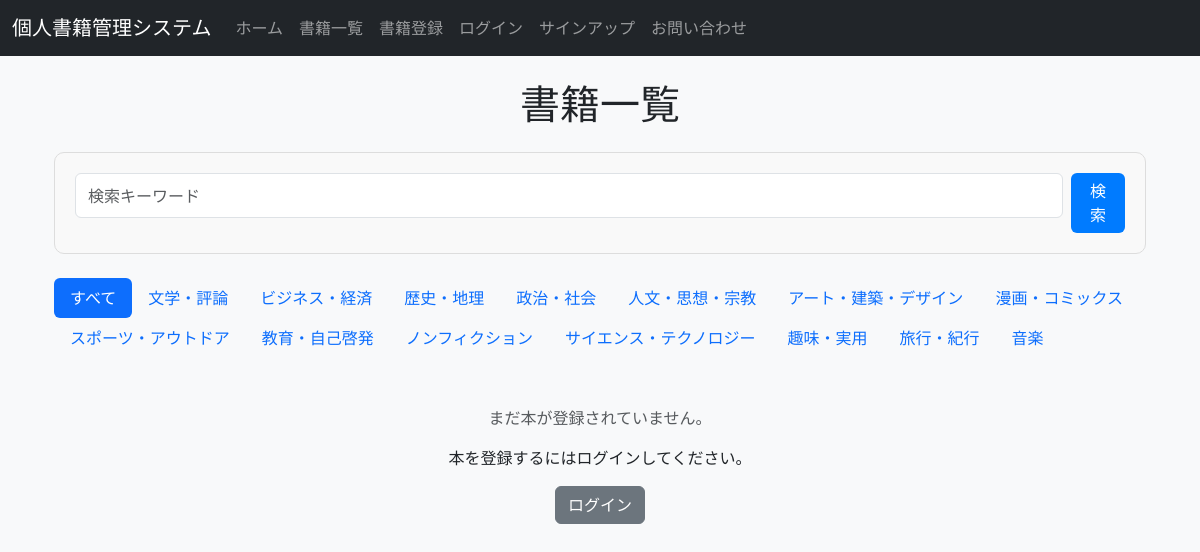
The page /books/ on the database its author committed.
### books/models.py (models this page shows, shortened)
class Category(models.Model):
    name = models.CharField(max_length=100, unique=True, verbose_name='カテゴリ')

### books/views.py (the view, shortened to what this page needs)
# urls.py: path('', views.book_list, name='book_list'),
def book_list(request):
    query = request.GET.get('q')
    category_id = request.GET.get('category')
    books = Book.objects.filter(user=request.user) if request.user.is_authenticated else Book.objects.none()
    if request.user.is_authenticated:
        books = Book.objects.filter(user=request.user)
    else:
        books = Book.objects.none()
    if category_id:
        books = books.filter(category_id=category_id)
    categories = Category.objects.all()
    return render(request, 'books/book_list.html', {
        'books': books,
        'categories': categories,
        'query': query,
    })

### books/templates/books/book_list.html (shortened to what this page needs)
{% extends 'base.html' %}
{% block content %}
<div class="container mt-4">
    <h1 class="text-center mb-4">書籍一覧</h1>
    <form method="get" class="d-flex mb-4">
        <input type="text" name="q" class="form-control me-2" placeholder="検索キーワード" value="{{ query|default:'' }}">
        <button type="submit" class="btn btn-primary">検索</button>
    </form>
    <ul class="nav nav-pills mb-4">
        <li class="nav-item">
            <a class="nav-link {% if not request.GET.category %}active{% endif %}" href="?">すべて</a>
        </li>
        {% for category in categories %}
            <li class="nav-item">
                <a class="nav-link {% if request.GET.category == category.id|stringformat:"s" %}active{% endif %}" href="?category={{ category.id }}">{{ category.name }}</a>
            </li>
        {% endfor %}
    </ul>
    {% if books %}
        <div class="row">
            {% for book in books %}
                <div class="col-md-4 mb-3">
                    <div class="card">
                        {% if book.cover_image %}
                            <img src="{{ book.cover_image.url }}" class="card-img-top" alt="{{ book.title }}">
                        {% endif %}
                        <div class="card-body">
                            <h5 class="card-title">{{ book.title }}</h5>
                            <p class="card-text">著者: {{ book.author }}</p>
                            <p class="card-text">カテゴリ: {{ book.category.name }}</p>
                            <a href="{% url 'book_detail' book.pk %}" class="btn btn-primary">詳細を見る</a>
                        </div>
                    </div>
                </div>
            {% endfor %}
        </div>
    {% else %}
        <p class="text-muted text-center mt-5">まだ本が登録されていません。</p>
        {% if user.is_authenticated %}
            <div class="text-center">
                <a href="{% url 'book_create' %}" class="btn btn-primary">本を登録する</a>
            </div>
        {% else %}
            <p class="text-center">本を登録するにはログインしてください。</p>
            <div class="text-center">
                <a href="{% url 'login' %}" class="btn btn-secondary">ログイン</a>
            </div>
        {% endif %}
    {% endif %}
</div>
{% endblock %}

### books/templates/base.html (shortened to what this page needs)
<!DOCTYPE html>
<html>
<head>
    {% load static %}
    <link href="https://cdn.jsdelivr.net/npm/bootstrap@5.3.0/dist/css/bootstrap.min.css" rel="stylesheet">
    <link rel="stylesheet" href="{% static 'css/style.css' %}">
</head>
<body>
<nav class="navbar navbar-expand-lg navbar-dark bg-dark">
    <div class="container-fluid">
        <a class="navbar-brand" href="{% url 'book_list' %}">個人書籍管理システム</a>
        <div class="collapse navbar-collapse" id="navbarNav">
            <ul class="navbar-nav">
                <li class="nav-item">
                    <a class="nav-link" href="{% url 'home' %}">ホーム</a>
                </li>
                <li class="nav-item">
                    <a class="nav-link" href="{% url 'book_list' %}">書籍一覧</a>
                </li>
                <li class="nav-item">
                    <a class="nav-link" href="{% url 'book_create' %}">書籍登録</a>
                </li>
                {% if user.is_authenticated %}
                <li class="nav-item">
                    <a class="nav-link" href="{% url 'profile' %}">プロフィール</a>
                </li>
                <li class="nav-item">
                    <a class="nav-link" href="{% url 'logout' %}">ログアウト</a>
                </li>
                {% else %}
                <li class="nav-item">
                    <a class="nav-link" href="{% url 'login' %}">ログイン</a>
                </li>
                <li class="nav-item">
                    <a class="nav-link" href="{% url 'signup' %}">サインアップ</a>
                </li>
                {% endif %}
                <li class="nav-item">
                    <a class="nav-link" href="{% url 'contact' %}">お問い合わせ</a>
                </li>
            </ul>
        </div>
    </div>
</nav>
    <div class="container mt-4">
        {% block content %}
        {% endblock %}
    </div>
</body>
</html>

### books/static/css/style.css (style rules this page uses)
body { background-color: #f8f9fa; }
form { border: 1px solid #ddd; border-radius: 10px; padding: 20px; background-color: #f9f9f9; }
form .form-control { margin-bottom: 15px; }
form button { font-size: 18px; padding: 10px; }
.btn-primary { background-color: #007bff; border: none; }

### rows shown on the page
Category: name "文学・評論"
Category: name "ビジネス・経済"
Category: name "歴史・地理"
Category: name "政治・社会"
Category: name "人文・思想・宗教"
Category: name "アート・建築・デザイン"
Category: name "漫画・コミックス"
Category: name "スポーツ・アウトドア"
Category: name "教育・自己啓発"
Category: name "ノンフィクション"
Category: name "サイエンス・テクノロジー"
Category: name "趣味・実用"
Category: name "旅行・紀行"
Category: name "音楽"
